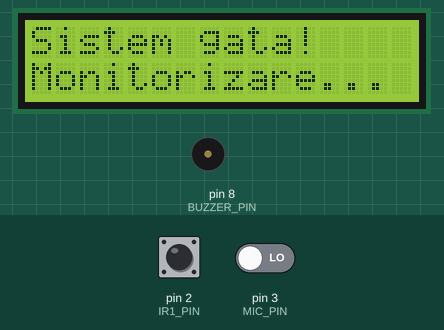
Simulated run of this sketch. Board: Arduino Uno, built with avr-gcc and run on an emulated ATmega328P. Shown: 16×2 character LCD, buzzer (waves = sounding). Inputs (shaded band) come from the test bench; at power-on: pin 2 (IR1_PIN) HIGH, pin 3 (MIC_PIN) LOW. What the sketch prints to the serial monitor is not drawn.

Above: at 1.2 s.
1.3 s: pin 2 (IR1_PIN) driven LOW
At 1.8 s:
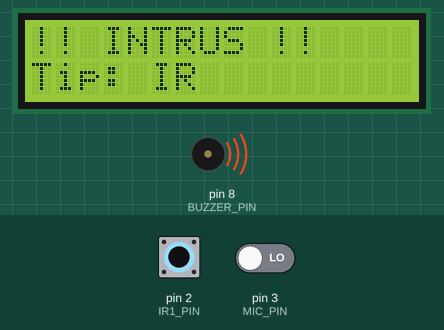
4.3 s: pin 2 (IR1_PIN) driven HIGH
At 4.3 s:
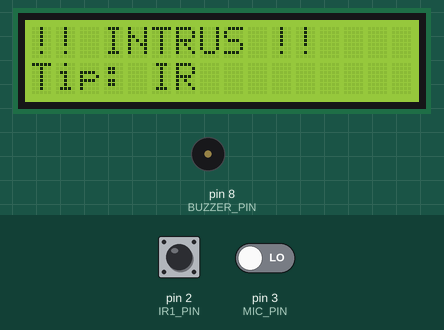
7.3 s: pin 3 (MIC_PIN) driven HIGH
At 7.8 s:
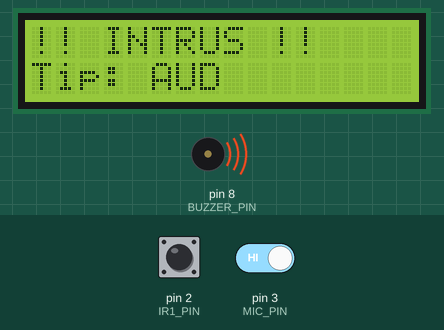
10.0 s: pin 2 (IR1_PIN) pulsed LOW 2 times (0.12 s each, 0.3 s apart)
At 12.4 s:
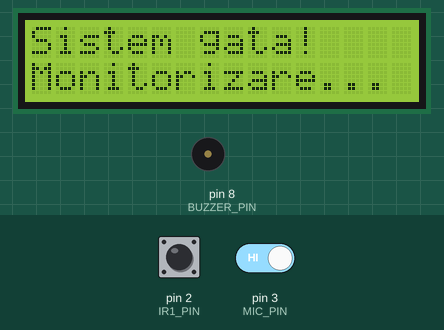
Timing chart, 0 to 13.9 s (numbered marks = the images above; inputs shaded):
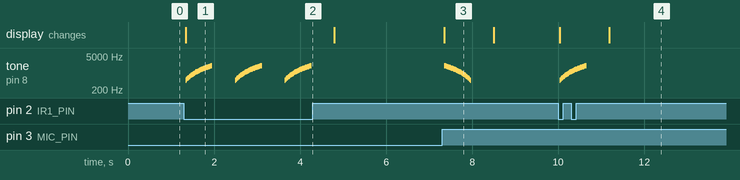

The sketch:

sketch_may2a_copy_20260526012600.ino
```cpp
#include <Wire.h>
#include <LiquidCrystal_I2C.h>

LiquidCrystal_I2C lcd(0x27, 16, 2);

#define IR1_PIN 2
#define MIC_PIN 3
#define BUZZER_PIN 8
#define TRIGGER_PIN 9

volatile bool micDetectat = false;

void micISR() {
  micDetectat = true;
}

void setup() {
  Serial.begin(9600);
  pinMode(IR1_PIN, INPUT);
  pinMode(MIC_PIN, INPUT);
  pinMode(BUZZER_PIN, OUTPUT);
  pinMode(TRIGGER_PIN, OUTPUT);
  digitalWrite(TRIGGER_PIN, LOW);

  attachInterrupt(digitalPinToInterrupt(MIC_PIN), micISR, RISING);

  lcd.init();
  lcd.backlight();
  lcd.setCursor(0, 0);
  lcd.print("Sistem gata!");
  lcd.setCursor(0, 1);
  lcd.print("Monitorizare...");
}

void loop() {
  int ir1 = digitalRead(IR1_PIN);

  Serial.print("IR1: "); Serial.print(ir1);
  Serial.print(" MIC: "); Serial.println(micDetectat);

  bool irDetectat = (ir1 == LOW);
  bool audDetectat = micDetectat;
  bool intrus = (irDetectat || audDetectat);

  if (intrus) {
    digitalWrite(TRIGGER_PIN, HIGH);
    Serial.println("Trimit trigger la ESP32!");
    lcd.setCursor(0, 0);
    lcd.print("!! INTRUS !!    ");
    lcd.setCursor(0, 1);

    if (irDetectat && audDetectat) {
      lcd.print("Tip: IR + AUD   ");
    } else if (irDetectat) {
      lcd.print("Tip: IR         ");
    } else if (audDetectat) {
      lcd.print("Tip: AUD        ");
    }

    if (audDetectat && !irDetectat) {
      // Sunet descendent AUD
      for (int freq = 2000; freq >= 500; freq -= 50) {
        tone(BUZZER_PIN, freq);
        delay(20);
      }
      noTone(BUZZER_PIN);
      delay(500);
    } else {
      // Sunet ascendent IR
      for (int freq = 500; freq <= 2000; freq += 50) {
        tone(BUZZER_PIN, freq);
        delay(20);
      }
      noTone(BUZZER_PIN);
      delay(500);
    }

    micDetectat = false;

  } else {
    digitalWrite(TRIGGER_PIN, LOW);
    noTone(BUZZER_PIN);
    lcd.setCursor(0, 0);
    lcd.print("Sistem gata!    ");
    lcd.setCursor(0, 1);
    lcd.print("Monitorizare... ");
  }
}
```

Measured:
- after the input at 1.3 s, tone on pin 8 (BUZZER_PIN): plays 500 Hz for 0.02 s, 550 Hz for 0.02 s, 600 Hz for 0.02 s, 650 Hz for 0.02 s, 700 Hz for 0.02 s, 750 Hz for 0.02 s … (93 notes in this stretch), starting at once; the display: changes at once (image 1)
- after the input at 4.3 s, tone on pin 8 (BUZZER_PIN): stops changing and stays silent
- after the input at 7.3 s, tone on pin 8 (BUZZER_PIN): plays 2000 Hz for 0.02 s, 1950 Hz for 0.02 s, 1900 Hz for 0.02 s, 1850 Hz for 0.02 s, 1800 Hz for 0.02 s, 1750 Hz for 0.02 s … (31 notes in this stretch), starting after 0.05 s; the display: changes after 0.05 s (image 3)
- after the input at 10.0 s, tone on pin 8 (BUZZER_PIN): plays 500 Hz for 0.02 s, 550 Hz for 0.02 s, 600 Hz for 0.02 s, 650 Hz for 0.02 s, 700 Hz for 0.02 s, 750 Hz for 0.02 s … (31 notes in this stretch), starting at once; the display: first changes at once (image 4 shows a later state)
